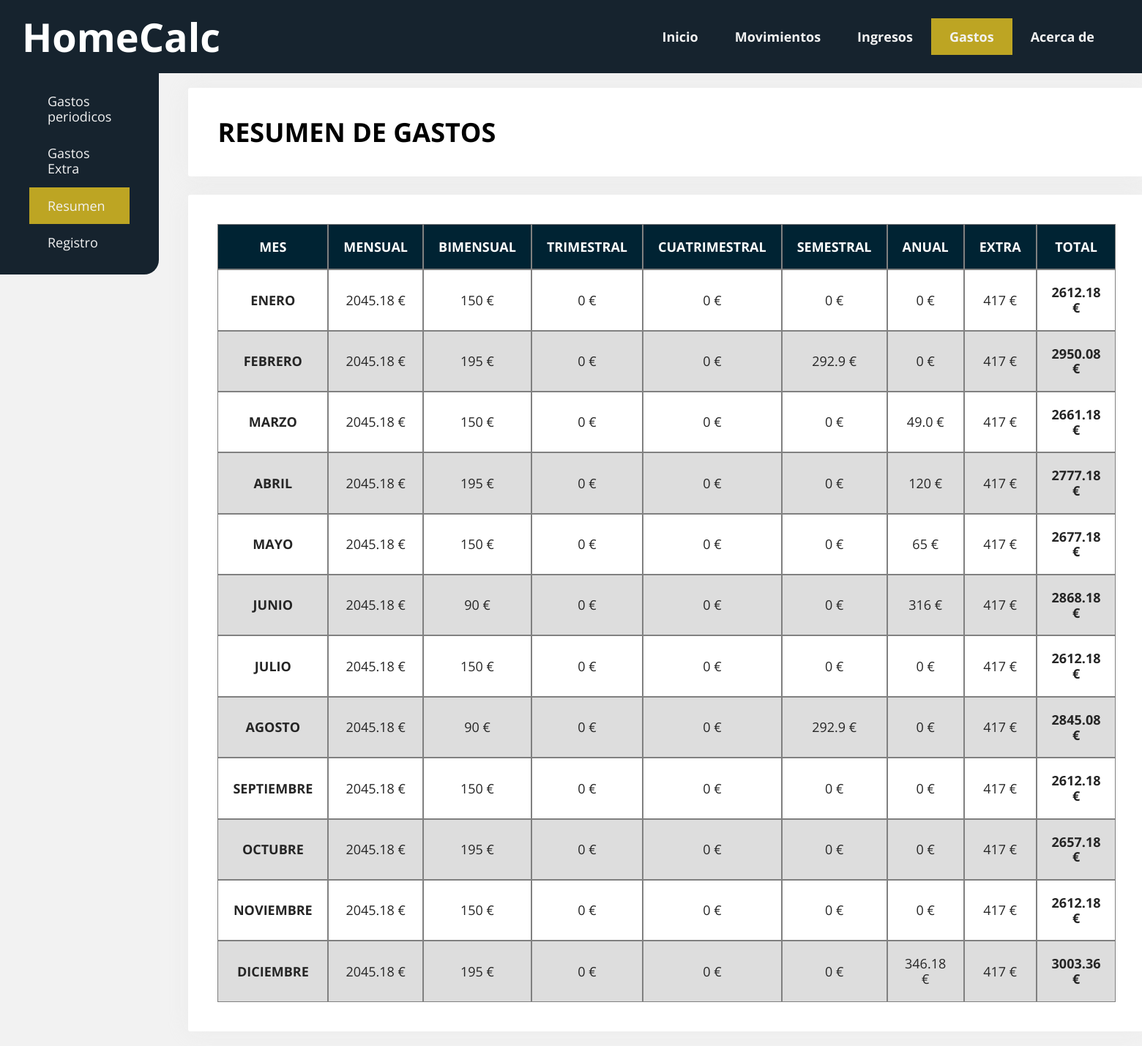
Screenshot of /summary_expenses with the database file from the repository.
### tables this page shows
CREATE TABLE paginas (
	id INTEGER NOT NULL PRIMARY KEY AUTOINCREMENT,
	nombre TEXT(125) NOT NULL,
	enlace TEXT(250) DEFAULT ('#'),
	activo boolean DEFAULT (1)
);

CREATE TABLE Meses (
	mes INTEGER NOT NULL PRIMARY KEY AUTOINCREMENT,
	mes_texto TEXT(125) NOT NULL
);

### homecalc.py (the view)
@app.route("/summary_expenses")
def summary_expenses():
    nav_buttons_query_results = nav_buttons()
    connection, cursor = dbconnection()
    webcall = open('src/db/webcalls/expenses/summary_expenses.sql', mode='r')
    summary_expenses_list = webcall.read()
    webcall.close()
    try:
        cursor.execute(summary_expenses_list)
        summary_expense_list_query_results = cursor.fetchall()
    except Exception as e:
        print(f"Error at Income | Expense query: {e}")
    finally:
        connection.close()
    return render_template('expenses/summary_expenses.html', nav_buttons_query_results=nav_buttons_query_results, summary_expense_list_query_results=summary_expense_list_query_results)

### homecalc.py (called while the page is built)
def dbconnection():
    connection = sqlite3.connect('src/db/database/homecalc.db')
    cursor = connection.cursor()
    return connection, cursor

def nav_buttons():
    connection, cursor = dbconnection()
    webcall = open('src/db/webcalls/nav_buttons.sql', mode='r')
    nav_buttons_query = webcall.read()
    webcall.close()
    try:
        cursor.execute(nav_buttons_query)
        nav_buttons_query_results = cursor.fetchall()
    except Exception as e:
        print(f"Error al ejecutar la query: {e}")
    finally:
        connection.close()
        return nav_buttons_query_results

### templates/expenses/summary_expenses.html
{% extends './base.html' %}
{% block main %}
<nav class="nav-main menu menu-izquierda">
    <ul>
        <li><a href="{{url_for('periodic_expenses')}}">Gastos periodicos</a></li>
        <li><a href="{{url_for('extra_expenses')}}">Gastos Extra</a></li>
        <li><a class="active" href="{{url_for('summary_expenses')}}">Resumen</a></li>
        <li><a href="{{url_for('manage_expenses')}}">Registro</a></li>
    </ul>
</nav>
<section class="contenedor-ancho">
    <h1 class="card">
        RESUMEN DE GASTOS
    </h1>
    <table class="card tabla" id="tabla">
        <thead class="tabla-encabezado-fijo">
            <tr>
                <th class="texto-centrado">MES</th>
                <th class="texto-centrado">MENSUAL</th>
                <th class="texto-centrado">BIMENSUAL</th>
                <th class="texto-centrado">TRIMESTRAL</th>
                <th class="texto-centrado">CUATRIMESTRAL</th>
                <th class="texto-centrado">SEMESTRAL</td>
                <th class="texto-centrado">ANUAL</td>
                <th class="texto-centrado">EXTRA</td>
                <th class="texto-centrado">TOTAL</td>
            </tr>
        </thead>
        <tbody class="tabla_con_encabezado">
        {% for extracted_data in summary_expense_list_query_results %}
            <tr>
                <td class="texto-centrado" style="font-weight:bold; text-transform: uppercase; color: var(--color-primario)">{{ extracted_data.0 }}</td>
                <td class="texto-centrado" style="color: var(--color-primario)">{{ extracted_data.1 }} €</td>
                <td class="texto-centrado" style="color: var(--color-primario)">{{ extracted_data.2 }} €</td>
                <td class="texto-centrado" style="color: var(--color-primario)">{{ extracted_data.3 }} €</td>
                <td class="texto-centrado" style="color: var(--color-primario)">{{ extracted_data.4 }} €</td>
                <td class="texto-centrado" style="color: var(--color-primario)">{{ extracted_data.5 }} €</td>
                <td class="texto-centrado" style="color: var(--color-primario)">{{ extracted_data.6 }} €</td>
                <td class="texto-centrado" style="color: var(--color-primario)">{{ extracted_data.7 }} €</td>
                <td class="texto-centrado" style="font-weight:bold; color: var(--color-primario)">{{ extracted_data.8 }} €</td>
            </tr>
        {% endfor %}
        </tbody>
    </table>
</section>
{% endblock %}

### templates/base.html (shortened to what this page needs)
<!DOCTYPE html>
<html>
<head>
    <link rel="stylesheet" href="{{ url_for('static', filename='css/normalize.css') }}">
    <link rel="stylesheet" href="{{ url_for('static', filename='css/framework.css') }}">
    <link rel="stylesheet" href="{{ url_for('static', filename='css/style.css') }}">
</head>
<body class="col-5">
    <header class="top-header">
        <h1 class="top-title padding-izquierda display-2">HomeCalc</h1>
        <nav class="top-nav menu menu-derecha">
            <ul class="nav-top_menu">
                {% for button in nav_buttons_query_results %}
                    <li class="nav-top_menu--option
                    {% if request.path == url_for('summary_expenses') and button.1 == 'expenses' %}active{% endif %}
                    {% if request.path == url_for('about') and button.1 == 'about' %}active{% endif %}">
                    <a href="{{ button.1 }}">{{ button.0 }}</a></li>
                {% endfor %}
            </ul>
        </nav>
    </header>
    <main class="contenedor-ancho main-distribution no-margen no-padding">
        {% block main %}{% endblock %}
    </main>
</body>
</html>

### static/css/framework.css (style rules this page uses)
*, *::after, *::before { box-sizing: border-box; }
:root { --fuente: 'Open Sans', sans-serif; --fondo: #f2f2f2; --ancho-contenedor: 1200px; --color-primario: #252525; --color-primario-accion: rgb(81, 20, 194); --color-secundario: rgb(212, 5, 17); --color-secundario-accion: rgb(0, 131, 61); --color-terciario: rgb(255, 204, 0); --color-table_header: rgb(9, 25, 77); --color-filas_tabla: #D7D7D7; --color-text_menu: #f2f2f2; }
body { background: var(--fondo); font-family: var(--fuente); font-size: 18px; display: flex; flex-direction: column; min-height: 100vh; overflow-y: scroll; }
.contenedor-ancho { width: 100%; padding: 0 40px; margin: 20px auto; }
.card { padding: 40px; background: #fff; border-radius: 3px; box-shadow: 0px 0px 30px rgba(221,221,221,0.3); }
.col-5 { grid-template-columns: repeat(5, 1fr); }
.menu { background: #252525; display: flex; flex-wrap: wrap; padding-right: 40px; }
.menu ul { display: flex; flex-direction: row; list-style-type: none; }
.menu a { color: var(--color-text_menu); text-decoration: none; display: flex; align-items: center; padding: 15px 25px; transition: .3s ease all; font-size: 18px; justify-content: space-between; transition: background-color 2s ; }
.active { color: var(--color-primario); background: var(--color-terciario); }
h1, h2, h3, h4, h5, h6 { margin-top: 0; }
.display-2 { font-weight: 700; font-size: 54px; }
.tabla { width: 100%; background-color: white; text-align: left; border-collapse: separate; border-spacing: 0px; }
.tabla td, th { padding: 20px; border: 0.5px solid grey; }
.tabla thead { background-color: var(--color-table_header); border-bottom: 5px solid black; color: white; font-weight: bold; box-shadow: 0 -20px 0 20px #fff; }
.tabla tr:nth-child(even) { background-color: #ddd; }
.tabla-encabezado-fijo { position: sticky; top: 0; }
.tabla_con_encabezado { overflow-y: scroll; overflow-x: scroll; }
.no-margen { margin:0 }
.no-padding { padding: 0px; }
.padding-izquierda { padding-left: 20px; }
.texto-centrado { text-align: center; }
.menu-derecha { justify-content: flex-end; }
.menu-izquierda { justify-content: flex-start; }

### static/css/style.css (style rules this page uses)
:root { --header-hight: 100px; --dinamic-100-width: 100dvw; --dinamic-100-height: 100dvhS; --color-1: #16232e; --color-2: #164c45; --color-3: #cc8d1a; --color-4: #e3c75f; --color-5: #bda523; --color-terciario: #bda523; --color-table_header: #002333; }
@media screen and (min-width: 1024px) { .main-distribution { width: var(--dinamic-100-width); display: flex; flex-direction: row; justify-content: space-between; } }
@media screen and (min-width: 1024px) { .nav-main { background: var(--color-1); width: var(--dinamic-100-width); align-self: flex-start; margin-top: -5px; z-index: 1; } }

### rows the page displays
paginas: nombre "Inicio"
paginas: nombre "Movimientos"
paginas: nombre "Ingresos"
paginas: nombre "Gastos"
paginas: nombre "Acerca de"
Meses: mes_texto "ENERO", extracted_data "2045.18", extracted_data "150", extracted_data "0", extracted_data "417", extracted_data "2612.18"
Meses: mes_texto "FEBRERO", extracted_data "2045.18", extracted_data "195", extracted_data "0", extracted_data "292.9", extracted_data "417", extracted_data "2950.08"
Meses: mes_texto "MARZO", extracted_data "2045.18", extracted_data "150", extracted_data "0", extracted_data "49.0", extracted_data "417", extracted_data "2661.18"
Meses: mes_texto "ABRIL", extracted_data "2045.18", extracted_data "195", extracted_data "0", extracted_data "120", extracted_data "417", extracted_data "2777.18"
Meses: mes_texto "MAYO", extracted_data "2045.18", extracted_data "150", extracted_data "0", extracted_data "65", extracted_data "417", extracted_data "2677.18"
Meses: mes_texto "JUNIO", extracted_data "2045.18", extracted_data "90", extracted_data "0", extracted_data "316", extracted_data "417", extracted_data "2868.18"
Meses: mes_texto "JULIO", extracted_data "2045.18", extracted_data "150", extracted_data "0", extracted_data "417", extracted_data "2612.18"
Meses: mes_texto "AGOSTO", extracted_data "2045.18", extracted_data "90", extracted_data "0", extracted_data "292.9", extracted_data "417", extracted_data "2845.08"
Meses: mes_texto "SEPTIEMBRE", extracted_data "2045.18", extracted_data "150", extracted_data "0", extracted_data "417", extracted_data "2612.18"
Meses: mes_texto "OCTUBRE", extracted_data "2045.18", extracted_data "195", extracted_data "0", extracted_data "417", extracted_data "2657.18"
Meses: mes_texto "NOVIEMBRE", extracted_data "2045.18", extracted_data "150", extracted_data "0", extracted_data "417", extracted_data "2612.18"
Meses: mes_texto "DICIEMBRE", extracted_data "2045.18", extracted_data "195", extracted_data "0", extracted_data "346.18", extracted_data "417", extracted_data "3003.36"
